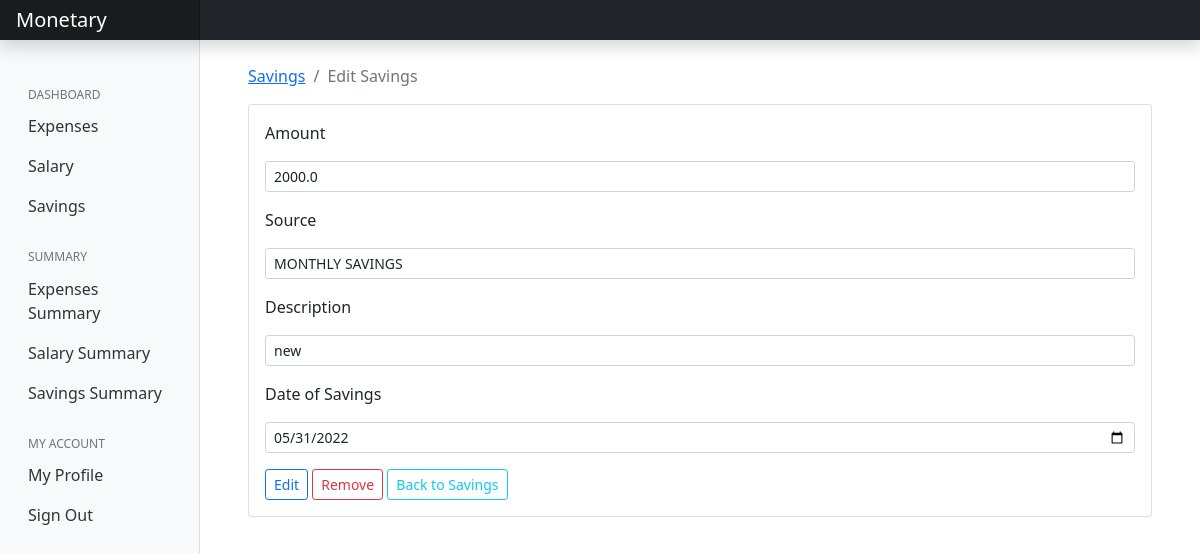
The app's page /saving/edit-saving/5 (signed in) with its own data.
### saving/models.py (models this page shows, shortened)
class Saving(models.Model):
    amount = models.FloatField()
    date = models.DateField(default=now)
    description = models.TextField()
    owner = models.ForeignKey(to=User, on_delete=models.CASCADE)
    source = models.CharField(max_length=200)
    class Meta:
        ordering = ['-date']

### saving/views.py (the view, shortened to what this page needs)
# urls.py: path('edit-saving/<int:id>', views.saving_edit, name="saving-edit"),
@login_required(login_url='/accounts/login')
def saving_edit(request, id):
    saving = Saving.objects.get(pk=id)
    sources = Source.objects.all()
    context = {
        'saving': saving,
        'values': saving,
        'sources': sources
    }
    if request.method == 'GET':
        return render(request, 'saving/edit-saving.html', context)

### saving/templates/saving/edit-saving.html (shortened to what this page needs)
{% extends 'base.html' %}
{% block content %}
<div class="container mt-4">
    <nav aria-label="breadcrumb">
        <ol class="breadcrumb">
            <li class="breadcrumb-item"><a href="{% url 'saving' %}">Savings</a></li>
            <li class="breadcrumb-item active" aria-current="page">Edit Savings</li>
        </ol>
    </nav>
    <div class="card">
        <div class="card-body">
            <form action="{% url 'saving-edit' saving.id %}" method="post">
                <div class="form-group">
                    <label for="" class="mb-3">Amount</label>
                    <input type="number" class="form-control form-control-sm mb-3" name="amount" value="{{values.amount}}">
                </div>
                <div class="form-group">
                    <label for="" class="mb-3">Source</label>
                    <select class="form-control form-control-sm mb-3" name="source">
                        <option selected name="source" value="{{values.source}}">{{values.source}}</option>
                    </select>
                </div>
                <div class="form-group">
                    <label for="" class="mb-3">Description</label>
                    <input type="text" class="form-control form-control-sm mb-3" name="description"
                        value="{{values.description}}">
                </div>
                <div class="form-group">
                    <label for="" class="mb-3">Date of Savings</label>
                    <input type="date" class="form-control form-control-sm mb-3" name="saving_date" value="{{values.date | date:'Y-m-d'}}">
                </div>
                <input type="submit" value="Edit" class="btn btn-outline-primary btn-sm mr-2">
                <a href="{% url 'delete-saving' saving.id %}" class="btn btn-outline-danger btn-sm">Remove</a>
                <a href="{% url 'saving' %}" class="btn btn-outline-info btn-sm align-right float-right mr-auto">Back to Savings</a>
            </form>
        </div>
    </div>
</div>
{% endblock %}

### static/css/main.css (style rules this page uses)
body { font-size: .875rem; }

### records on screen
Saving: amount "2000.0", source "MONTHLY SAVINGS", description "new", saving_date "05/31/2022"
